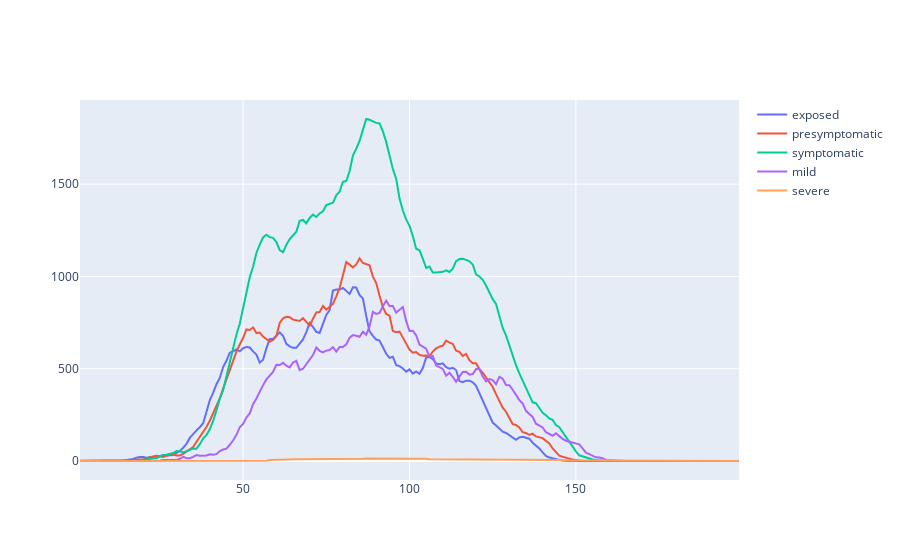

The notebook cell saved with this chart:
### Code cell
# Same as above excpet for scusceptible and recovered.
fig = go.Figure()
fig.add_trace(go.Scatter(x=results_Tucker['day'], y=results_Tucker['exposed'], mode='lines', name='exposed'))
fig.add_trace(go.Scatter(x=results_Tucker['day'], y=results_Tucker['presymptomatic'], mode='lines', name='presymptomatic'))
fig.add_trace(go.Scatter(x=results_Tucker['day'], y=results_Tucker['symptomatic'], mode='lines', name='symptomatic'))
fig.add_trace(go.Scatter(x=results_Tucker['day'], y=results_Tucker['mild'], mode='lines', name='mild'))
fig.add_trace(go.Scatter(x=results_Tucker['day'], y=results_Tucker['severe'], mode='lines', name='severe'))
fig.show()

### Figure 1 — Plotly figure (JSON) as saved in the notebook; plotly's stock layout.template omitted (floating-point values rounded to 4 significant figures; data arrays with more than 128 entries replaced by an {"elided": "..."} marker saying what was removed)
{"data": [{"mode": "lines", "name": "exposed", "type": "scatter", "x": {"elided": "199 int values"}, "y": {"elided": "199 int values"}}, {"mode": "lines", "name": "presymptomatic", "type": "scatter", "x": {"elided": "199 int values"}, "y": {"elided": "199 int values"}}, {"mode": "lines", "name": "symptomatic", "type": "scatter", "x": {"elided": "199 int values"}, "y": {"elided": "199 int values"}}, {"mode": "lines", "name": "mild", "type": "scatter", "x": {"elided": "199 int values"}, "y": {"elided": "199 int values"}}, {"mode": "lines", "name": "severe", "type": "scatter", "x": {"elided": "199 int values"}, "y": {"elided": "199 int values"}}], "layout": {}}
